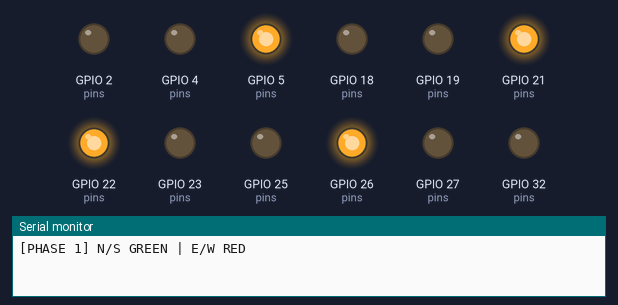
This sketch was run on a simulated ESP32. Parts: output pins drawn as LEDs (lit = HIGH), the last lines printed to the serial monitor.

Above: at 3.5 s.
At 7.0 s:
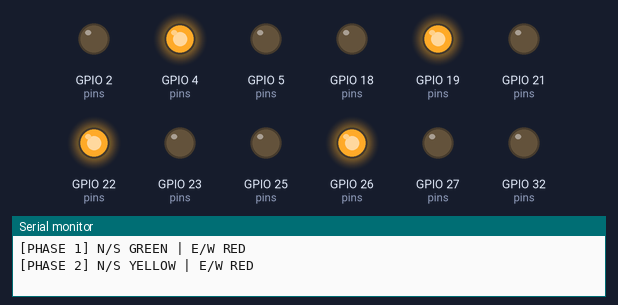
At 10.5 s:
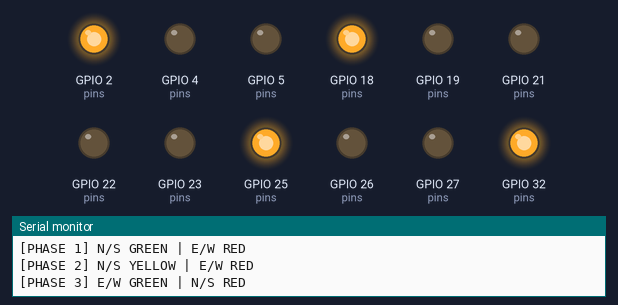
At 14.0 s:
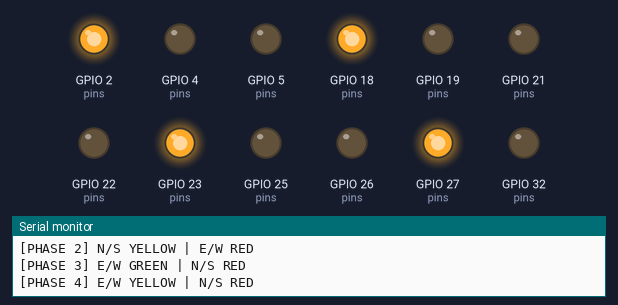
Timing chart, 0 to 19.2 s (numbered marks = the images above):
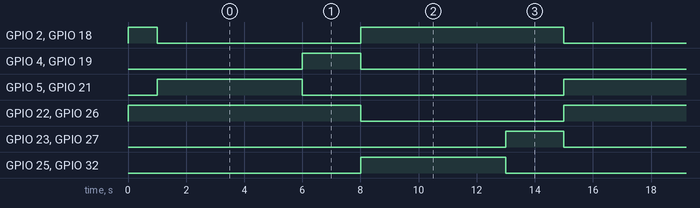

The sketch:

sketch.ino
```cpp
// 4-Lane Traffic Signal Controller
// Board: ESP32 DevKit V1  |  Wokwi compatible

// ── Pin definitions ──────────────────────────────────────────
#define NORTH_RED    2
#define NORTH_YELLOW 4
#define NORTH_GREEN  5

#define SOUTH_RED    18
#define SOUTH_YELLOW 19
#define SOUTH_GREEN  21

#define EAST_RED     22
#define EAST_YELLOW  23
#define EAST_GREEN   25

#define WEST_RED     26
#define WEST_YELLOW  27
#define WEST_GREEN   32

// ── Timing ────────────────────────────────────────────────────
#define GREEN_TIME  5000
#define YELLOW_TIME 2000

// ── Helper ────────────────────────────────────────────────────
void setSignal(int r, int y, int g, bool red, bool yellow, bool green) {
  digitalWrite(r, red    ? HIGH : LOW);
  digitalWrite(y, yellow ? HIGH : LOW);
  digitalWrite(g, green  ? HIGH : LOW);
}

void allRed() {
  setSignal(NORTH_RED, NORTH_YELLOW, NORTH_GREEN, true, false, false);
  setSignal(SOUTH_RED, SOUTH_YELLOW, SOUTH_GREEN, true, false, false);
  setSignal(EAST_RED,  EAST_YELLOW,  EAST_GREEN,  true, false, false);
  setSignal(WEST_RED,  WEST_YELLOW,  WEST_GREEN,  true, false, false);
}

// ── Phases ────────────────────────────────────────────────────
void phase_NS_Green() {
  Serial.println("[PHASE 1] N/S GREEN | E/W RED");
  setSignal(NORTH_RED, NORTH_YELLOW, NORTH_GREEN, false, false, true);
  setSignal(SOUTH_RED, SOUTH_YELLOW, SOUTH_GREEN, false, false, true);
  setSignal(EAST_RED,  EAST_YELLOW,  EAST_GREEN,  true,  false, false);
  setSignal(WEST_RED,  WEST_YELLOW,  WEST_GREEN,  true,  false, false);
  delay(GREEN_TIME);
}

void phase_NS_Yellow() {
  Serial.println("[PHASE 2] N/S YELLOW | E/W RED");
  setSignal(NORTH_RED, NORTH_YELLOW, NORTH_GREEN, false, true, false);
  setSignal(SOUTH_RED, SOUTH_YELLOW, SOUTH_GREEN, false, true, false);
  setSignal(EAST_RED,  EAST_YELLOW,  EAST_GREEN,  true,  false, false);
  setSignal(WEST_RED,  WEST_YELLOW,  WEST_GREEN,  true,  false, false);
  delay(YELLOW_TIME);
}

void phase_EW_Green() {
  Serial.println("[PHASE 3] E/W GREEN | N/S RED");
  setSignal(NORTH_RED, NORTH_YELLOW, NORTH_GREEN, true,  false, false);
  setSignal(SOUTH_RED, SOUTH_YELLOW, SOUTH_GREEN, true,  false, false);
  setSignal(EAST_RED,  EAST_YELLOW,  EAST_GREEN,  false, false, true);
  setSignal(WEST_RED,  WEST_YELLOW,  WEST_GREEN,  false, false, true);
  delay(GREEN_TIME);
}

void phase_EW_Yellow() {
  Serial.println("[PHASE 4] E/W YELLOW | N/S RED");
  setSignal(NORTH_RED, NORTH_YELLOW, NORTH_GREEN, true,  false, false);
  setSignal(SOUTH_RED, SOUTH_YELLOW, SOUTH_GREEN, true,  false, false);
  setSignal(EAST_RED,  EAST_YELLOW,  EAST_GREEN,  false, true, false);
  setSignal(WEST_RED,  WEST_YELLOW,  WEST_GREEN,  false, true, false);
  delay(YELLOW_TIME);
}

// ── Setup ─────────────────────────────────────────────────────
void setup() {
  Serial.begin(115200);
  int pins[] = {
    NORTH_RED, NORTH_YELLOW, NORTH_GREEN,
    SOUTH_RED, SOUTH_YELLOW, SOUTH_GREEN,
    EAST_RED,  EAST_YELLOW,  EAST_GREEN,
    WEST_RED,  WEST_YELLOW,  WEST_GREEN
  };
  for (int p : pins) { pinMode(p, OUTPUT); digitalWrite(p, LOW); }
  allRed();
  delay(1000);
}

// ── Loop ──────────────────────────────────────────────────────
void loop() {
  phase_NS_Green();
  phase_NS_Yellow();
  phase_EW_Green();
  phase_EW_Yellow();
}
```

Measured:
- by itself, GPIO 2 (pins), GPIO 18 (pins), GPIO 22 (pins), GPIO 26 (pins): alternates HIGH for 7.0 s and LOW for 7.0 s
- by itself, GPIO 4 (pins), GPIO 19 (pins), GPIO 23 (pins), GPIO 27 (pins): alternates HIGH for 2.0 s and LOW for 12.0 s
- by itself, GPIO 5 (pins), GPIO 21 (pins), GPIO 25 (pins), GPIO 32 (pins): alternates HIGH for 5.0 s and LOW for 9.0 s
